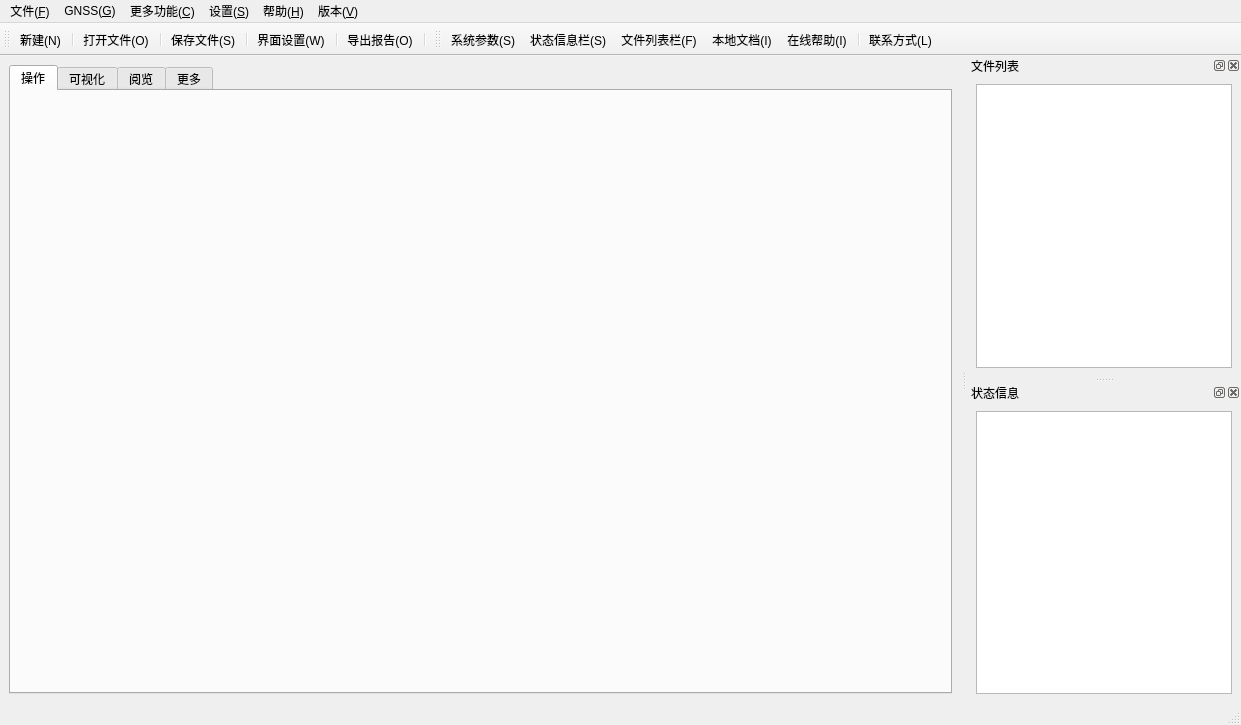
<?xml version="1.0" encoding="UTF-8"?>
<ui version="4.0">
 <class>mainWindow</class>
 <widget class="QMainWindow" name="mainWindow">
  <property name="windowModality">
   <enum>Qt::NonModal</enum>
  </property>
  <property name="geometry">
   <rect>
    <x>0</x>
    <y>0</y>
    <width>1241</width>
    <height>725</height>
   </rect>
  </property>
  <property name="windowTitle">
   <string>GNSS导航定位与测量综合系统 Official 1.0</string>
  </property>
  <property name="windowIcon">
   <iconset>
    <normaloff>../source/icon/satall.png</normaloff>../source/icon/satall.png</iconset>
  </property>
  <property name="styleSheet">
   <string notr="true"/>
  </property>
  <property name="documentMode">
   <bool>false</bool>
  </property>
  <property name="tabShape">
   <enum>QTabWidget::Rounded</enum>
  </property>
  <property name="dockNestingEnabled">
   <bool>false</bool>
  </property>
  <property name="unifiedTitleAndToolBarOnMac">
   <bool>false</bool>
  </property>
  <widget class="QWidget" name="centralwidget">
   <layout class="QHBoxLayout" name="horizontalLayout_2">
    <item>
     <widget class="QTabWidget" name="tabWidget">
      <property name="tabShape">
       <enum>QTabWidget::Rounded</enum>
      </property>
      <property name="currentIndex">
       <number>0</number>
      </property>
      <property name="elideMode">
       <enum>Qt::ElideNone</enum>
      </property>
      <property name="usesScrollButtons">
       <bool>true</bool>
      </property>
      <property name="documentMode">
       <bool>false</bool>
      </property>
      <property name="tabsClosable">
       <bool>false</bool>
      </property>
      <property name="movable">
       <bool>false</bool>
      </property>
      <property name="tabBarAutoHide">
       <bool>false</bool>
      </property>
      <widget class="QWidget" name="tab_operate">
       <attribute name="icon">
        <iconset>
         <normaloff>../source/icon/zaogao.png</normaloff>../source/icon/zaogao.png</iconset>
       </attribute>
       <attribute name="title">
        <string>操作</string>
       </attribute>
       <layout class="QVBoxLayout" name="verticalLayout_4">
        <item>
         <widget class="QWidget" name="widget" native="true"/>
        </item>
       </layout>
      </widget>
      <widget class="QWidget" name="tab_position">
       <attribute name="icon">
        <iconset>
         <normaloff>../source/icon/sd.png</normaloff>../source/icon/sd.png</iconset>
       </attribute>
       <attribute name="title">
        <string>可视化</string>
       </attribute>
       <layout class="QVBoxLayout" name="verticalLayout_2">
        <item>
         <widget class="QWidget" name="widget_2" native="true"/>
        </item>
       </layout>
      </widget>
      <widget class="QWidget" name="tab_monitor">
       <attribute name="icon">
        <iconset>
         <normaloff>../source/icon/document.png</normaloff>../source/icon/document.png</iconset>
       </attribute>
       <attribute name="title">
        <string>阅览</string>
       </attribute>
       <layout class="QVBoxLayout" name="verticalLayout_5">
        <item>
         <widget class="QWidget" name="widget_3" native="true">
          <layout class="QHBoxLayout" name="horizontalLayout">
           <item>
            <layout class="QVBoxLayout" name="verticalLayout_7">
             <item>
              <widget class="QTextEdit" name="textEdit_monitor">
               <property name="font">
                <font>
                 <pointsize>9</pointsize>
                </font>
               </property>
              </widget>
             </item>
            </layout>
           </item>
           <item>
            <layout class="QVBoxLayout" name="verticalLayout_8">
             <item>
              <widget class="QTableWidget" name="tableWidget_monitor">
               <row>
                <property name="text">
                 <string>1</string>
                </property>
               </row>
               <row>
                <property name="text">
                 <string>2</string>
                </property>
               </row>
               <column>
                <property name="text">
                 <string>A</string>
                </property>
               </column>
               <column>
                <property name="text">
                 <string>B </string>
                </property>
               </column>
              </widget>
             </item>
            </layout>
           </item>
          </layout>
         </widget>
        </item>
       </layout>
      </widget>
      <widget class="QWidget" name="tab_more">
       <attribute name="icon">
        <iconset>
         <normaloff>../source/icon/more.png</normaloff>../source/icon/more.png</iconset>
       </attribute>
       <attribute name="title">
        <string>更多</string>
       </attribute>
       <layout class="QVBoxLayout" name="verticalLayout_3">
        <item>
         <widget class="QMdiArea" name="mdiArea">
          <property name="styleSheet">
           <string notr="true"/>
          </property>
          <property name="background">
           <brush brushstyle="Dense7Pattern">
            <color alpha="255">
             <red>170</red>
             <green>255</green>
             <blue>255</blue>
            </color>
           </brush>
          </property>
          <property name="viewMode">
           <enum>QMdiArea::TabbedView</enum>
          </property>
          <property name="documentMode">
           <bool>false</bool>
          </property>
          <property name="tabsClosable">
           <bool>true</bool>
          </property>
          <property name="tabsMovable">
           <bool>true</bool>
          </property>
         </widget>
        </item>
       </layout>
      </widget>
     </widget>
    </item>
   </layout>
  </widget>
  <widget class="QMenuBar" name="menubar">
   <property name="geometry">
    <rect>
     <x>0</x>
     <y>0</y>
     <width>1241</width>
     <height>26</height>
    </rect>
   </property>
   <widget class="QMenu" name="menu_F">
    <property name="title">
     <string>文件(&amp;F)</string>
    </property>
    <addaction name="menuItem_new"/>
    <addaction name="separator"/>
    <addaction name="menuItem_openFile"/>
    <addaction name="separator"/>
    <addaction name="menuItem_saveFile"/>
    <addaction name="separator"/>
    <addaction name="menuItem_resultReport"/>
    <addaction name="separator"/>
    <addaction name="menuItem_quitSystem"/>
   </widget>
   <widget class="QMenu" name="menu_C">
    <property name="title">
     <string>更多功能(&amp;C)</string>
    </property>
    <widget class="QMenu" name="menu_C_2">
     <property name="title">
      <string>形变监测(&amp;C)</string>
     </property>
     <addaction name="munuItem_stablePointGround"/>
    </widget>
    <widget class="QMenu" name="menu_G">
     <property name="title">
      <string>工程测量(&amp;G)</string>
     </property>
     <addaction name="munuItem_railwayCurve"/>
     <addaction name="munuItem_CPIII"/>
    </widget>
    <widget class="QMenu" name="menu_T">
     <property name="sizePolicy">
      <sizepolicy hsizetype="MinimumExpanding" vsizetype="Preferred">
       <horstretch>0</horstretch>
       <verstretch>0</verstretch>
      </sizepolicy>
     </property>
     <property name="title">
      <string>坐标变换(&amp;T)</string>
     </property>
     <addaction name="munuItem_coorSystemTran"/>
     <addaction name="munuItem_coorTran"/>
     <addaction name="munuItem_GussianTran"/>
    </widget>
    <addaction name="menu_T"/>
    <addaction name="separator"/>
    <addaction name="munuItem_markbook"/>
    <addaction name="separator"/>
    <addaction name="munuItem_controlNet"/>
    <addaction name="separator"/>
    <addaction name="menu_G"/>
    <addaction name="separator"/>
    <addaction name="menu_C_2"/>
    <addaction name="separator"/>
   </widget>
   <widget class="QMenu" name="menu_S">
    <property name="title">
     <string>设置(&amp;S)</string>
    </property>
    <addaction name="munuItem_windowSet"/>
    <addaction name="separator"/>
    <addaction name="menuItem_backWelcome"/>
    <addaction name="separator"/>
    <addaction name="munuItem_systemPara"/>
    <addaction name="separator"/>
    <addaction name="munuItem_statusBar"/>
    <addaction name="munuItem_fileStatusBar"/>
   </widget>
   <widget class="QMenu" name="menu_V">
    <property name="title">
     <string>版本(&amp;V)</string>
    </property>
    <addaction name="munuItem_version"/>
    <addaction name="munuItem_license"/>
    <addaction name="munuItem_contact"/>
   </widget>
   <widget class="QMenu" name="menu_H">
    <property name="title">
     <string>帮助(&amp;H)</string>
    </property>
    <addaction name="munuItem_onlineHelp"/>
    <addaction name="munuItem_localHelp"/>
   </widget>
   <widget class="QMenu" name="menuGNSS_2">
    <property name="title">
     <string>GNSS(&amp;G)</string>
    </property>
    <addaction name="menuItem_SPP"/>
    <addaction name="separator"/>
    <addaction name="actionPPP_P"/>
    <addaction name="separator"/>
    <addaction name="action_G"/>
    <addaction name="separator"/>
    <addaction name="actionGNSS_L"/>
    <addaction name="separator"/>
    <addaction name="actionsd_2"/>
    <addaction name="separator"/>
    <addaction name="munuItem_GNSSNet"/>
    <addaction name="separator"/>
    <addaction name="actionw"/>
    <addaction name="separator"/>
   </widget>
   <addaction name="menu_F"/>
   <addaction name="menuGNSS_2"/>
   <addaction name="menu_C"/>
   <addaction name="menu_S"/>
   <addaction name="menu_H"/>
   <addaction name="menu_V"/>
  </widget>
  <widget class="QStatusBar" name="statusbar"/>
  <widget class="QDockWidget" name="dockWidget_File">
   <property name="font">
    <font>
     <weight>50</weight>
     <bold>false</bold>
     <underline>false</underline>
     <strikeout>false</strikeout>
    </font>
   </property>
   <property name="toolTip">
    <string/>
   </property>
   <property name="layoutDirection">
    <enum>Qt::LeftToRight</enum>
   </property>
   <property name="styleSheet">
    <string notr="true"/>
   </property>
   <property name="floating">
    <bool>false</bool>
   </property>
   <property name="allowedAreas">
    <set>Qt::AllDockWidgetAreas</set>
   </property>
   <property name="windowTitle">
    <string>文件列表</string>
   </property>
   <attribute name="dockWidgetArea">
    <number>2</number>
   </attribute>
   <widget class="QWidget" name="dockWidgetContents_2">
    <layout class="QVBoxLayout" name="verticalLayout">
     <item>
      <widget class="QTreeView" name="treeView"/>
     </item>
    </layout>
   </widget>
  </widget>
  <widget class="QToolBar" name="toolBar">
   <property name="windowTitle">
    <string>toolBar</string>
   </property>
   <attribute name="toolBarArea">
    <enum>TopToolBarArea</enum>
   </attribute>
   <attribute name="toolBarBreak">
    <bool>false</bool>
   </attribute>
   <addaction name="menuItem_new"/>
   <addaction name="separator"/>
   <addaction name="menuItem_openFile"/>
   <addaction name="separator"/>
   <addaction name="menuItem_saveFile"/>
   <addaction name="separator"/>
   <addaction name="munuItem_windowSet"/>
   <addaction name="separator"/>
   <addaction name="menuItem_resultReport"/>
   <addaction name="separator"/>
  </widget>
  <widget class="QDockWidget" name="dockWidget_status">
   <property name="tabletTracking">
    <bool>false</bool>
   </property>
   <property name="focusPolicy">
    <enum>Qt::NoFocus</enum>
   </property>
   <property name="autoFillBackground">
    <bool>false</bool>
   </property>
   <property name="styleSheet">
    <string notr="true"/>
   </property>
   <property name="floating">
    <bool>false</bool>
   </property>
   <property name="features">
    <set>QDockWidget::AllDockWidgetFeatures</set>
   </property>
   <property name="allowedAreas">
    <set>Qt::AllDockWidgetAreas</set>
   </property>
   <property name="windowTitle">
    <string>状态信息</string>
   </property>
   <attribute name="dockWidgetArea">
    <number>2</number>
   </attribute>
   <widget class="QWidget" name="dockWidgetContents_4">
    <layout class="QVBoxLayout" name="verticalLayout_6">
     <item>
      <widget class="QTextEdit" name="textEdit_status"/>
     </item>
    </layout>
   </widget>
  </widget>
  <widget class="QToolBar" name="toolBar_2">
   <property name="windowTitle">
    <string>toolBar_2</string>
   </property>
   <attribute name="toolBarArea">
    <enum>TopToolBarArea</enum>
   </attribute>
   <attribute name="toolBarBreak">
    <bool>false</bool>
   </attribute>
   <addaction name="munuItem_systemPara"/>
   <addaction name="munuItem_statusBar"/>
   <addaction name="munuItem_fileStatusBar"/>
   <addaction name="munuItem_localHelp"/>
   <addaction name="munuItem_onlineHelp"/>
   <addaction name="separator"/>
   <addaction name="munuItem_contact"/>
  </widget>
  <action name="menuItem_new">
   <property name="checkable">
    <bool>true</bool>
   </property>
   <property name="icon">
    <iconset>
     <normaloff>../source/icon/baogao.png</normaloff>../source/icon/baogao.png</iconset>
   </property>
   <property name="text">
    <string>新建(&amp;N)</string>
   </property>
  </action>
  <action name="menuItem_openFile">
   <property name="icon">
    <iconset>
     <normaloff>../source/icon/icon.png</normaloff>../source/icon/icon.png</iconset>
   </property>
   <property name="text">
    <string>打开文件(&amp;O)</string>
   </property>
  </action>
  <action name="menuItem_saveFile">
   <property name="icon">
    <iconset>
     <normaloff>../source/icon/save.png</normaloff>../source/icon/save.png</iconset>
   </property>
   <property name="text">
    <string>保存文件(&amp;S)</string>
   </property>
  </action>
  <action name="menuItem_quitSystem">
   <property name="icon">
    <iconset>
     <normaloff>../source/icon/decentralized-02.png</normaloff>../source/icon/decentralized-02.png</iconset>
   </property>
   <property name="text">
    <string>退出系统(&amp;Q)</string>
   </property>
  </action>
  <action name="munuItem_markbook">
   <property name="text">
    <string>电子手簿(&amp;P)</string>
   </property>
   <property name="iconText">
    <string>徕卡GSI格式解析与水准电子手簿(P)</string>
   </property>
  </action>
  <action name="munuItem_controlNet">
   <property name="text">
    <string>地面控制网平差(&amp;D)</string>
   </property>
  </action>
  <action name="munuItem_railwayCurve">
   <property name="enabled">
    <bool>true</bool>
   </property>
   <property name="text">
    <string>铁路曲线计算(&amp;T)</string>
   </property>
  </action>
  <action name="munuItem_CPIII">
   <property name="enabled">
    <bool>false</bool>
   </property>
   <property name="text">
    <string>CPIII控制网平差(&amp;C)</string>
   </property>
  </action>
  <action name="munuItem_GNSSNet">
   <property name="checkable">
    <bool>false</bool>
   </property>
   <property name="enabled">
    <bool>false</bool>
   </property>
   <property name="text">
    <string>静态GNSS网平差(&amp;A)</string>
   </property>
  </action>
  <action name="munuItem_cacuPara">
   <property name="icon">
    <iconset>
     <normaloff>../source/icon/designer-tools.png</normaloff>../source/icon/designer-tools.png</iconset>
   </property>
   <property name="text">
    <string>计算参数(&amp;P)</string>
   </property>
  </action>
  <action name="munuItem_systemPara">
   <property name="icon">
    <iconset>
     <normaloff>../source/icon/set.png</normaloff>../source/icon/set.png</iconset>
   </property>
   <property name="text">
    <string>系统参数(&amp;S)</string>
   </property>
  </action>
  <action name="munuItem_windowSet">
   <property name="icon">
    <iconset>
     <normaloff>../source/icon/calender.png</normaloff>../source/icon/calender.png</iconset>
   </property>
   <property name="text">
    <string>界面设置(&amp;W)</string>
   </property>
  </action>
  <action name="munuItem_onlineHelp">
   <property name="icon">
    <iconset>
     <normaloff>../source/icon/lineOneline.png</normaloff>../source/icon/lineOneline.png</iconset>
   </property>
   <property name="text">
    <string>在线帮助(&amp;I)</string>
   </property>
  </action>
  <action name="munuItem_localHelp">
   <property name="icon">
    <iconset>
     <normaloff>../source/icon/line.png</normaloff>../source/icon/line.png</iconset>
   </property>
   <property name="text">
    <string>本地文档(&amp;I)</string>
   </property>
  </action>
  <action name="menuItem_resultReport">
   <property name="icon">
    <iconset>
     <normaloff>../source/icon/zaogao.png</normaloff>../source/icon/zaogao.png</iconset>
   </property>
   <property name="text">
    <string>导出报告(&amp;O)</string>
   </property>
  </action>
  <action name="munuItem_version">
   <property name="icon">
    <iconset>
     <normaloff>../source/icon/note.png</normaloff>../source/icon/note.png</iconset>
   </property>
   <property name="text">
    <string>版本信息(&amp;V)</string>
   </property>
  </action>
  <action name="menuItem_backWelcome">
   <property name="icon">
    <iconset>
     <normaloff>../source/icon/resu.png</normaloff>../source/icon/resu.png</iconset>
   </property>
   <property name="text">
    <string>返回欢迎界面(&amp;B)</string>
   </property>
  </action>
  <action name="munuItem_statusBar">
   <property name="checkable">
    <bool>true</bool>
   </property>
   <property name="icon">
    <iconset>
     <normaloff>../source/icon/mes.png</normaloff>../source/icon/mes.png</iconset>
   </property>
   <property name="text">
    <string>状态信息栏(&amp;S) </string>
   </property>
  </action>
  <action name="munuItem_fileStatusBar">
   <property name="checkable">
    <bool>true</bool>
   </property>
   <property name="icon">
    <iconset>
     <normaloff>../source/icon/tree.png</normaloff>../source/icon/tree.png</iconset>
   </property>
   <property name="text">
    <string>文件列表栏(&amp;F)</string>
   </property>
  </action>
  <action name="munuItem_license">
   <property name="icon">
    <iconset>
     <normaloff>../source/icon/icon_any.png</normaloff>../source/icon/icon_any.png</iconset>
   </property>
   <property name="text">
    <string>授权注册(&amp;L)</string>
   </property>
  </action>
  <action name="munuItem_stablePointGround">
   <property name="text">
    <string>稳定点组分析(&amp;X)</string>
   </property>
  </action>
  <action name="munuItem_satellite">
   <property name="text">
    <string>卫星轨道解算与预测(&amp;S)</string>
   </property>
  </action>
  <action name="munuItem_coorSystemTran">
   <property name="text">
    <string>坐标系统转换(&amp;S)</string>
   </property>
  </action>
  <action name="munuItem_coorTran">
   <property name="text">
    <string>坐标(系)转换</string>
   </property>
  </action>
  <action name="munuItem_GussianTran">
   <property name="enabled">
    <bool>false</bool>
   </property>
   <property name="text">
    <string>高斯坐标正反算(&amp;S)</string>
   </property>
  </action>
  <action name="munuItem_contact">
   <property name="icon">
    <iconset>
     <normaloff>../source/icon/chat.png</normaloff>../source/icon/chat.png</iconset>
   </property>
   <property name="text">
    <string>联系方式(&amp;L)</string>
   </property>
  </action>
  <action name="menuItem_SPP">
   <property name="text">
    <string>标准单点定位SPP(&amp;S)</string>
   </property>
  </action>
  <action name="actionPPP_P">
   <property name="text">
    <string>PPP精密单点定位(&amp;P)</string>
   </property>
  </action>
  <action name="action_G">
   <property name="text">
    <string>星体重力场反演(&amp;G)</string>
   </property>
  </action>
  <action name="actionGNSS_L">
   <property name="text">
    <string>GNSS与重力场应用(&amp;L)</string>
   </property>
  </action>
  <action name="actionw">
   <property name="enabled">
    <bool>false</bool>
   </property>
   <property name="text">
    <string>卫星测高(&amp;H)</string>
   </property>
  </action>
  <action name="actionsd">
   <property name="enabled">
    <bool>false</bool>
   </property>
   <property name="text">
    <string>路线规划与导航(&amp;D)</string>
   </property>
  </action>
  <action name="actionsd_2">
   <property name="text">
    <string>GNSS地图测量</string>
   </property>
  </action>
 </widget>
 <resources/>
 <connections/>
</ui>
